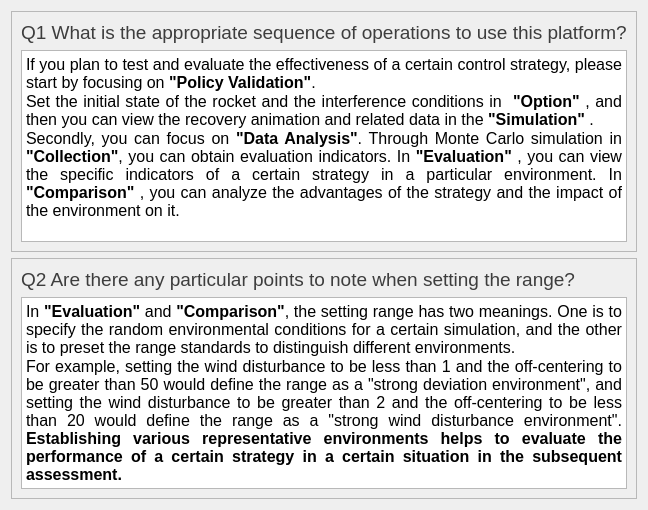
        <widget class="QWidget" name="page_7">
         <property name="styleSheet">
          <string notr="true">/* 设置全局基础字体 */
QWidget#page_7 {
    font-family: &quot;Segoe UI&quot;, &quot;Microsoft YaHei UI&quot;, sans-serif;
    line-height: 1.6; /* 增加行间距，防止文字堆叠 */
background: #E6EFFF;
}
QLabel{
 color:rgb(61, 61, 61);
}
QPushButton{
color:rgb(61, 61, 61);
font-family: &quot;Segoe UI&quot;, &quot;Microsoft YaHei UI&quot;, sans-serif;
    line-height: 1.6; /* 增加行间距，防止文字堆叠 */
}</string>
         </property>
         <layout class="QVBoxLayout" name="verticalLayout_21">
          <item>
           <widget class="QFrame" name="frame_46">
            <property name="frameShape">
             <enum>QFrame::Shape::StyledPanel</enum>
            </property>
            <property name="frameShadow">
             <enum>QFrame::Shadow::Raised</enum>
            </property>
            <layout class="QVBoxLayout" name="verticalLayout_19">
             <item>
              <widget class="QLabel" name="label_61">
               <property name="font">
                <font>
                 <pointsize>14</pointsize>
                </font>
               </property>
               <property name="text">
                <string>Q1 What is the appropriate sequence of operations to use this platform?</string>
               </property>
              </widget>
             </item>
             <item>
              <widget class="QTextBrowser" name="textBrowser_4">
               <property name="styleSheet">
                <string notr="true"> font-family: &quot;Segoe UI&quot;, &quot;Microsoft YaHei UI&quot;, sans-serif;
    line-height: 1.6; /* 增加行间距，防止文字堆叠 */</string>
               </property>
               <property name="html">
                <string>&lt;!DOCTYPE HTML PUBLIC &quot;-//W3C//DTD HTML 4.0//EN&quot; &quot;http://www.w3.org/TR/REC-html40/strict.dtd&quot;&gt;
&lt;html&gt;&lt;head&gt;&lt;meta name=&quot;qrichtext&quot; content=&quot;1&quot; /&gt;&lt;meta charset=&quot;utf-8&quot; /&gt;&lt;style type=&quot;text/css&quot;&gt;
p, li { white-space: pre-wrap; }
hr { height: 1px; border-width: 0; }
li.unchecked::marker { content: &quot;\2610&quot;; }
li.checked::marker { content: &quot;\2612&quot;; }
&lt;/style&gt;&lt;/head&gt;&lt;body style=&quot; font-family:'Segoe UI','Microsoft YaHei UI','sans-serif'; font-size:9pt; font-weight:400; font-style:normal;&quot;&gt;
&lt;p align=&quot;justify&quot; style=&quot; margin-top:0px; margin-bottom:0px; margin-left:0px; margin-right:0px; -qt-block-indent:0; text-indent:0px;&quot;&gt;&lt;span style=&quot; font-size:12pt;&quot;&gt;If you plan to test and evaluate the effectiveness of a certain control strategy, please start by focusing on &lt;/span&gt;&lt;span style=&quot; font-size:12pt; font-weight:700;&quot;&gt;&amp;quot;Policy Validation&amp;quot;&lt;/span&gt;&lt;span style=&quot; font-size:12pt;&quot;&gt;.&lt;/span&gt;&lt;/p&gt;
&lt;p align=&quot;justify&quot; style=&quot; margin-top:0px; margin-bottom:0px; margin-left:0px; margin-right:0px; -qt-block-indent:0; text-indent:0px;&quot;&gt;&lt;span style=&quot; font-size:12pt;&quot;&gt;Set the initial state of the rocket and the interference conditions in  &lt;/span&gt;&lt;span style=&quot; font-size:12pt; font-weight:700;&quot;&gt;&amp;quot;Option&amp;quot;&lt;/span&gt;&lt;span style=&quot; font-size:12pt;&quot;&gt; , and then you can view the recovery animation and related data in the&lt;/span&gt;&lt;span style=&quot; font-size:12pt; font-weight:700;&quot;&gt; &amp;quot;Simulation&amp;quot;&lt;/span&gt;&lt;span style=&quot; font-size:12pt;&quot;&gt; . &lt;/span&gt;&lt;/p&gt;
&lt;p align=&quot;justify&quot; style=&quot; margin-top:0px; margin-bottom:0px; margin-left:0px; margin-right:0px; -qt-block-indent:0; text-indent:0px;&quot;&gt;&lt;span style=&quot; font-size:12pt;&quot;&gt;Secondly, you can focus on &lt;/span&gt;&lt;span style=&quot; font-size:12pt; font-weight:700;&quot;&gt;&amp;quot;Data Analysis&amp;quot;&lt;/span&gt;&lt;span style=&quot; font-size:12pt;&quot;&gt;. Through Monte Carlo simulation in &lt;/span&gt;&lt;span style=&quot; font-size:12pt; font-weight:700;&quot;&gt;&amp;quot;Collection&amp;quot;&lt;/span&gt;&lt;span style=&quot; font-size:12pt;&quot;&gt;, you can obtain evaluation indicators. In &lt;/span&gt;&lt;span style=&quot; font-size:12pt; font-weight:700;&quot;&gt;&amp;quot;Evaluation&amp;quot;&lt;/span&gt;&lt;span style=&quot; font-size:12pt;&quot;&gt; , you can view the specific indicators of a certain strategy in a particular environment. In &lt;/span&gt;&lt;span style=&quot; font-size:12pt; font-weight:700;&quot;&gt;&amp;quot;Comparison&amp;quot;&lt;/span&gt;&lt;span style=&quot; font-size:12pt;&quot;&gt; , you can analyze the advantages of the strategy and the impact of the environment on it.&lt;/span&gt;&lt;/p&gt;&lt;/body&gt;&lt;/html&gt;</string>
               </property>
              </widget>
             </item>
            </layout>
           </widget>
          </item>
          <item>
           <widget class="QFrame" name="frame_47">
            <property name="frameShape">
             <enum>QFrame::Shape::StyledPanel</enum>
            </property>
            <property name="frameShadow">
             <enum>QFrame::Shadow::Raised</enum>
            </property>
            <layout class="QVBoxLayout" name="verticalLayout_20">
             <item>
              <widget class="QLabel" name="label_62">
               <property name="font">
                <font>
                 <pointsize>14</pointsize>
                </font>
               </property>
               <property name="text">
                <string>Q2 Are there any particular points to note when setting the range?</string>
               </property>
              </widget>
             </item>
             <item>
              <widget class="QTextBrowser" name="textBrowser_3">
               <property name="styleSheet">
                <string notr="true"> font-family: &quot;Segoe UI&quot;, &quot;Microsoft YaHei UI&quot;, sans-serif;
    line-height: 1.6; /* 增加行间距，防止文字堆叠 */</string>
               </property>
               <property name="html">
                <string>&lt;!DOCTYPE HTML PUBLIC &quot;-//W3C//DTD HTML 4.0//EN&quot; &quot;http://www.w3.org/TR/REC-html40/strict.dtd&quot;&gt;
&lt;html&gt;&lt;head&gt;&lt;meta name=&quot;qrichtext&quot; content=&quot;1&quot; /&gt;&lt;meta charset=&quot;utf-8&quot; /&gt;&lt;style type=&quot;text/css&quot;&gt;
p, li { white-space: pre-wrap; }
hr { height: 1px; border-width: 0; }
li.unchecked::marker { content: &quot;\2610&quot;; }
li.checked::marker { content: &quot;\2612&quot;; }
&lt;/style&gt;&lt;/head&gt;&lt;body style=&quot; font-family:'Segoe UI','Microsoft YaHei UI','sans-serif'; font-size:9pt; font-weight:400; font-style:normal;&quot;&gt;
&lt;p align=&quot;justify&quot; style=&quot; margin-top:0px; margin-bottom:0px; margin-left:0px; margin-right:0px; -qt-block-indent:0; text-indent:0px;&quot;&gt;&lt;span style=&quot; font-size:12pt;&quot;&gt;In &lt;/span&gt;&lt;span style=&quot; font-size:12pt; font-weight:700;&quot;&gt;&amp;quot;Evaluation&amp;quot;&lt;/span&gt;&lt;span style=&quot; font-size:12pt;&quot;&gt; and &lt;/span&gt;&lt;span style=&quot; font-size:12pt; font-weight:700;&quot;&gt;&amp;quot;Comparison&amp;quot;&lt;/span&gt;&lt;span style=&quot; font-size:12pt;&quot;&gt;, the setting range has two meanings. One is to specify the random environmental conditions for a certain simulation, and the other is to preset the range standards to distinguish different environments. &lt;/span&gt;&lt;/p&gt;
&lt;p align=&quot;justify&quot; style=&quot; margin-top:0px; margin-bottom:0px; margin-left:0px; margin-right:0px; -qt-block-indent:0; text-indent:0px;&quot;&gt;&lt;span style=&quot; font-size:12pt;&quot;&gt;For example, setting the wind disturbance to be less than 1 and the off-centering to be greater than 50 would define the range as a &amp;quot;strong deviation environment&amp;quot;, and setting the wind disturbance to be greater than 2 and the off-centering to be less than 20 would define the range as a &amp;quot;strong wind disturbance environment&amp;quot;. &lt;/span&gt;&lt;span style=&quot; font-size:12pt; font-weight:700;&quot;&gt;Establishing various representative environments helps to evaluate the performance of a certain strategy in a certain situation in the subsequent assessment.&lt;/span&gt;&lt;/p&gt;&lt;/body&gt;&lt;/html&gt;</string>
               </property>
              </widget>
             </item>
            </layout>
           </widget>
          </item>
         </layout>
        </widget>
